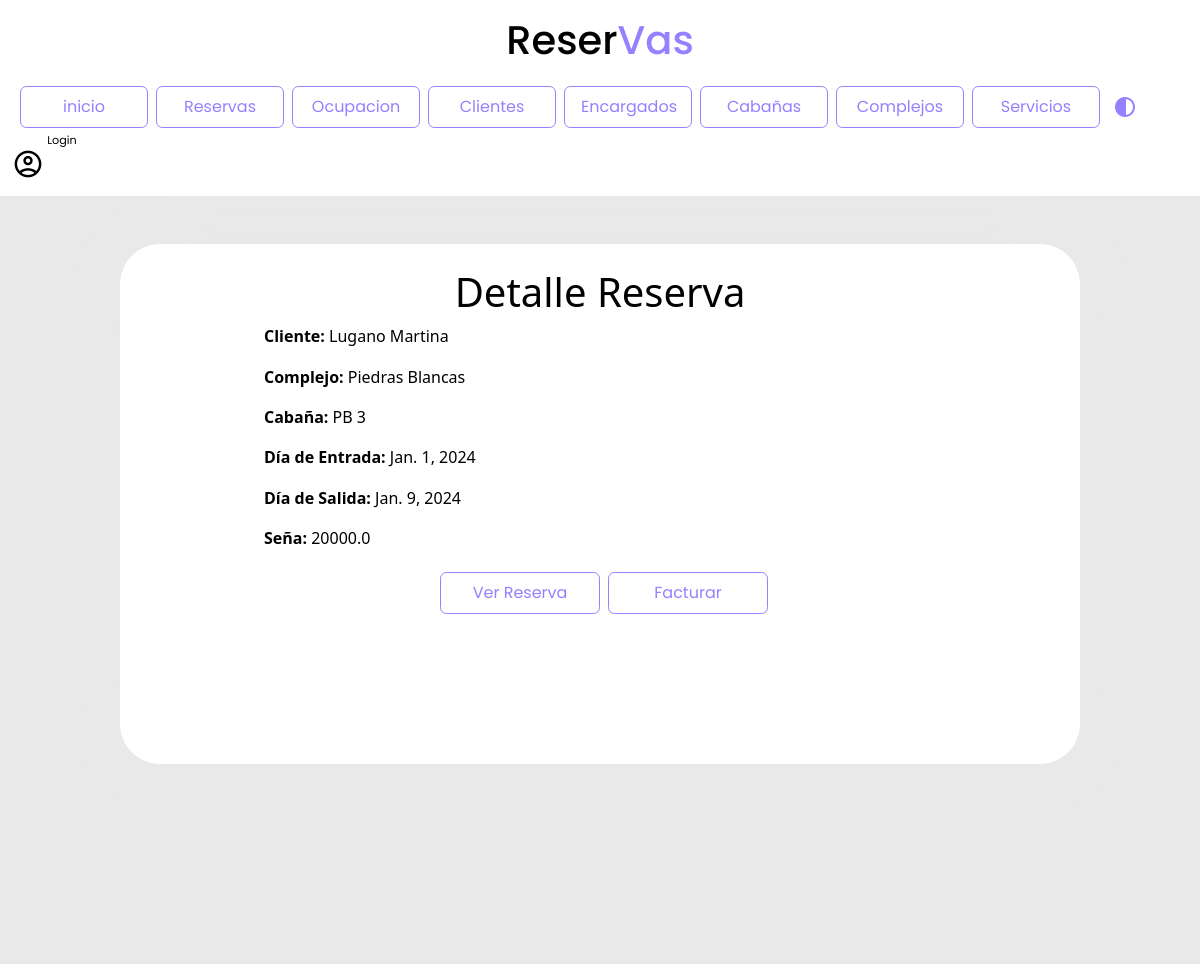
Page /reservas/reservas/50/ on the committed database.
### reservas/models.py (models this page shows, shortened)
class Reserva(models.Model):
    cliente = models.ForeignKey(Cliente, on_delete=models.CASCADE)
    complejo = models.ForeignKey(Complejo, on_delete=models.CASCADE)
    cabania = models.ForeignKey(Cabania, on_delete=models.CASCADE, default=None)
    diaEntrada = models.DateField()
    diaSalida = models.DateField()
    seña = models.FloatField(default=0, max_length=12)
    precio_original_cabania = models.FloatField(default=0)

class Cliente(models.Model):
    dni = models.IntegerField()
    apellido_nombre = models.CharField(max_length=100)
    telefono = models.CharField(max_length=30)
    email = models.CharField(max_length=50, default="user@gmail.com")
    pais = models.CharField(max_length=30, default="Argentina")
    provincia = models.CharField(max_length=30, default="Cordoba")
    localidad = models.CharField(max_length=30, default="Cordoba")

class Complejo(models.Model):
    nombre = models.CharField(max_length=100)
    direccion = models.CharField(max_length=100)
    encargado = models.ForeignKey(Encargado, on_delete=models.CASCADE)
    def __str__(self):
        return self.nombre

class Cabania(models.Model):
    nombre = models.CharField(max_length=100)
    tipo = models.CharField(max_length=15, choices=[('Apart','Apart'), ('Cabaña', 'Cabaña'), ('Departamento','Departamento'), ('Habitacion','Habitacion')])
    capacidad = models.CharField(max_length=2)
    precio = models.FloatField(max_length=10)
    complejo = models.ForeignKey(Complejo, on_delete=models.CASCADE, default="none")
    def __str__(self):
        return self.nombre

### reservas/views.py (the view)
# urls.py: path('reservas/<int:reserva_id>/', views.detalle_reserva, name='detalle_reserva'),
def detalle_reserva(request, reserva_id):
    reserva = Reserva.objects.get(id=reserva_id)
    cabania = reserva.cabania.precio
    entrada = reserva.diaEntrada #dia entrada
    salida = reserva.diaSalida  #dia salida
    cantidad_dias = (salida - entrada).days #calculo de la diferencia entre dia de entrada y salida
    total_cabania = cabania * cantidad_dias #calculo entre el precio de la cabaña y la cantidad de dias
    total_servicios = 0 #calculo sobre el total de servicios
    reserva_servicios = ReservaServicio.objects.filter(reserva=reserva)
    for reserva_servicio in reserva_servicios:
        servicio = reserva_servicio.servicio
        total_servicios += servicio.precio
    total_servicios = total_servicios * cantidad_dias
    total_reserva = total_cabania + total_servicios #calculo sobre el total de la reserva
    print(total_servicios, total_reserva)
    context = {
            'reserva': reserva,
            'cabania': cabania,
            'cantidad_dias': cantidad_dias,
            'total_cabania': total_cabania,
            'total_servicios': total_servicios,
            'total_reserva': total_reserva,
            'total_servicios': total_servicios
        }
    return render(request, 'detalle_reserva.html', context)

### reservas/templates/detalle_reserva.html
{% include 'navbar.html' %}
{% block content %}
<div class="contenedorDetalle">
    <div class="detalle">
        <h1>Detalle Reserva</h1>
        <p><strong>Cliente: </strong>{{ reserva.cliente.apellido_nombre }}</p>
        <p><strong>Complejo: </strong>{{ reserva.complejo }}</p>
        <p><strong>Cabaña: </strong>{{ reserva.cabania }}</p>
        <p><strong>Día de Entrada: </strong>{{ reserva.diaEntrada }}</p>
        <p><strong>Día de Salida: </strong>{{ reserva.diaSalida }}</p>
        <p><strong>Seña: </strong>{{ reserva.seña }}</p>
        <div class="contenedorBotones">
            <a class="botonPrimario" href="/reservas/reservaModif/{{ reserva.id }}">Ver Reserva</a>
            <a href="{% url 'factura' reserva_id=reserva.id %}" class="botonPrimario">Facturar</a>
        </div>
    </div>
</div>
{% endblock %}

### reservas/static/css/general.css (style rules this page uses)
:root { --font-family: 'poppins' sans-serif ; --color-primary: #9381ff; --color-danger: #e16f7c; --color-white: #fff; --color-dark: #000; --color-cyan: #51D6FF; --color-Terciary:#ff8811; --color-dark-variant: #E8F1F2; --color-background: #e9e9e9; --card-border-radius: 2rem; --border-radius-1: 0.4rem; --border-radius-2: 1.2rem; --card-padding: 1.8rem; --padding-1: 1.2rem; --box-shadow: 0 1rem 2rem var(--color-light); --bs-emphasis-color:var(--color-danger); --bs-table-striped-color:var(--color-dark-variant) }
html, body { margin: 0; padding: 0; height: 100%; width: 100%; background-color: var(--color-background); }
.detalle h1,h3,h4,p { color: var(--color-dark); }
.botonPrimario { padding: 1rem; font-family: 'poppins', sans-serif; font-size: 1rem; font-weight:400; line-height: 0.5; margin-left:0.5rem; margin-top:0.4rem ; display: inline-block; text-align: center; text-decoration: none; vertical-align: middle; cursor: pointer; border: 0.1rem solid var(--color-primary); border-radius: var(--border-radius-1); background-color: var(--color-white); user-select: none; transition:ease-in-out 0.35s all; width: 10rem; text-decoration: none; color: var(--color-primary); }
.contenedorDetalle { margin: 0rem; margin-top: -2rem; padding: 0rem; background-color: var(--color-background); height:100vh; }
.detalle { position: relative; width: 80%; height: 65vh; margin: auto; top: 5rem; background-color: var(--color-white); border-radius: 2.5rem; box-shadow: 0.05rem 0.05rem 4rem var(--color-background); transition: ease 0.5s; }
.detalle h1 { text-align: center; padding-top: 1.5rem; }
.detalle p { padding-left: 3rem; padding-top: 0.02rem; }
p { width: 80%; margin: auto; }
.contenedorBotones { width: 100%; margin: auto; top: 0; display: flex; justify-content: center; }
a:link, a:visited, a:active { text-decoration: none; }

### rows in the picture
Reserva: cliente.apellido_nombre "Lugano Martina", complejo "Piedras Blancas", cabania "PB 3", diaEntrada "Jan. 1, 2024", diaSalida "Jan. 9, 2024", seña "20000.0"
